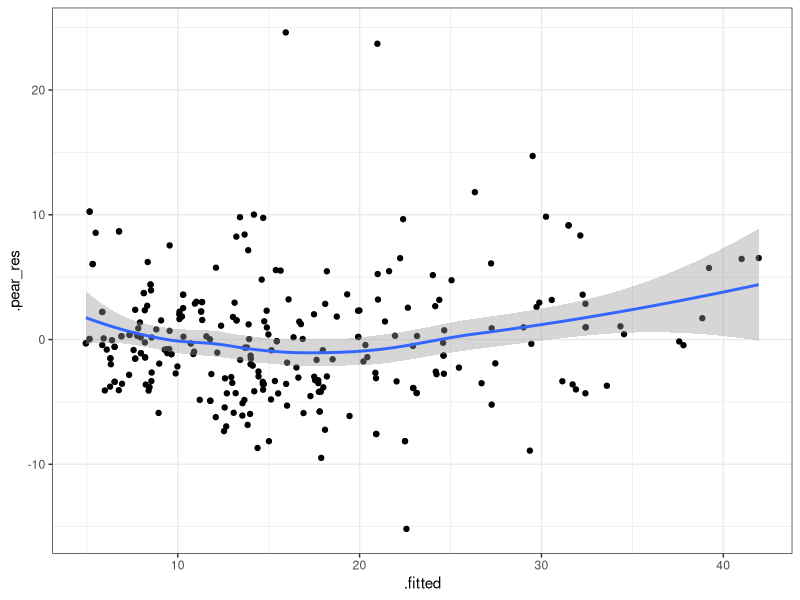
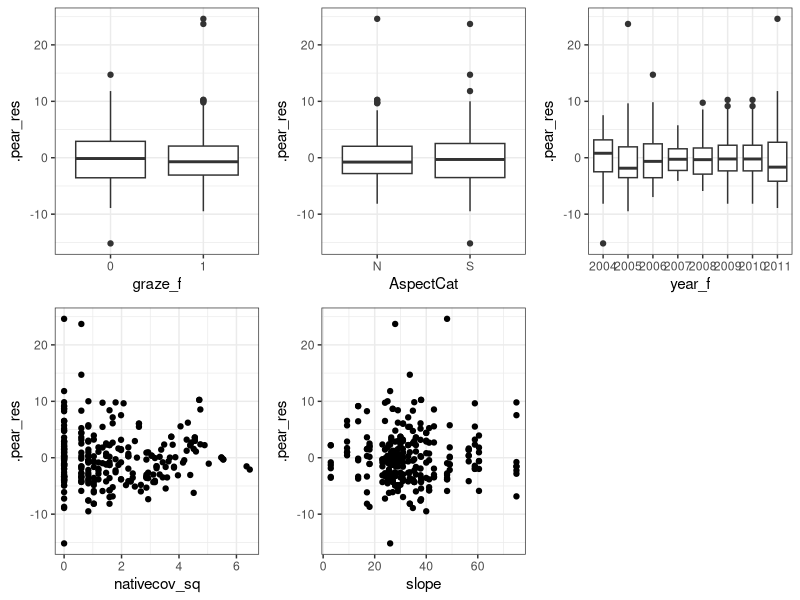
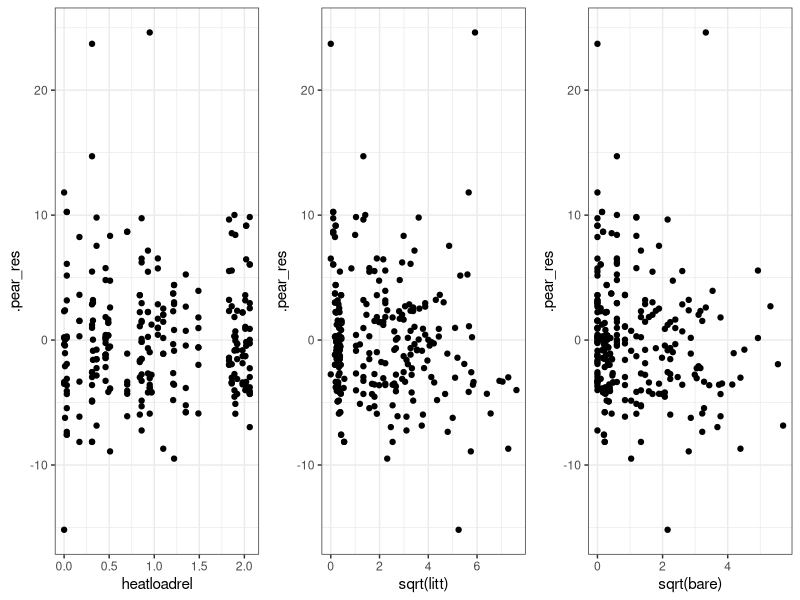

Write R code to recreate these figures, in order. (Note: this script raises an error after producing the figures.)
# ---
# title: "Смешанные линейные модели (вложенные случайные факторы)"
# subtitle: "Линейные модели..."
# author: "Марина Варфоломеева, Вадим Хайтов"

# ## Вложенные факторы (Nested effects)

# ## Пример: Высота растений и выпас скота #####################################
#
# Вообще-то, статья Gennet et al. 2017 о птицах,
# но чтобы про них что-то лучше понять, нужно
# разобраться с их местообитанием.
# Как в разные годы высота растительного покрова
# зависит от выпаса скота, экспозиции склона и
# проективного покрытия местных растений?
#
# Зависимая переменная:
# - **height** - высота растительного покрова
#
# Предикторы:
# - **graze** - выпас коров (0, 1)
# - **AspectCat** - экспозиция (S, N)
# - **nativecov** - покрытие местной флоры %
# - **slope** - наклон
# - **year** - год наблюдений
# - **Park** - парк
# - **plotID** - уникальный идентификатор участка
#
# Данные:
# Gennet, S., Spotswood, E., Hammond, M. and Bartolome, J.W., 2017. Livestock grazing supports native plants and songbirds in a California annual grassland. PloS one, 12(6), p.e0176367.
#
# ## Открываем данные
#
# Исходные данные не опрятны (this data is not
# tidy)! Каждый участок в каждом году фигурирует
# два раза (т.к. информация о
# присутствии-отсутствии каких-то видов на участке
# записана в разных строчках).
# Откроем и переформатируем данные так, чтобы не
# было дублирования и каждому участку
# соответствовала одна строчка.
library(readxl)
library(tidyr)
gr <- read_excel("data/Grazing_native_plants_Gennet_et_al._2017_S1.xlsx")
graz <- gr %>% spread(Species, presence)


# Есть ли пропущенные значения?
sum(is.na(graz))

# Сколько участков было в каждом парке в каждый год?
with(graz, table(Park, year))

# ## Как закодированы переменные?
str(graz)

# Сделаем факторами переменные, которые понадобятся для модели
graz$graze_f <- factor(graz$graze)
graz$AspectCat <- factor(graz$AspectCat)
graz$year_f <- factor(graz$year)

# Извлечем корень из обилия местных видов
graz$nativecov_sq <- sqrt(graz$nativecov)


# ## Модель

library(lme4)
ML1 <- lmer(height ~ graze_f*AspectCat + year_f + nativecov_sq + slope + (1|Park/plotID),
          data = graz, REML = FALSE)

# ## Анализ остатков
ML1_diag <- data.frame(
  graz,
  .pear_res = residuals(ML1, type = "pearson"),
  .fitted = fitted(ML1, type = "response"))

# ## График остатков
library(ggplot2); library(cowplot); theme_set(theme_bw())
gg_res <- ggplot(data = ML1_diag, aes(y = .pear_res))
gg_res + geom_point(aes(x = .fitted)) +
  geom_smooth(aes(x = .fitted))

# ## Графики остатков от переменных в модели
plot_grid(gg_res + geom_boxplot(aes(x = graze_f)),
gg_res + geom_boxplot(aes(x = AspectCat)),
gg_res + geom_boxplot(aes(x = year_f)),
gg_res + geom_point(aes(x = nativecov_sq)),
gg_res + geom_point(aes(x = slope)),
ncol = 3)


# ## Графики остатков от переменных не в модели
plot_grid(
  gg_res + geom_point(aes(x = heatloadrel)),
  gg_res + geom_point(aes(x = sqrt(litt))),
  gg_res + geom_point(aes(x = sqrt(bare))),
  ncol = 3)

# ## Тесты отношения правдоподобий для полной модели (ML!!!)
drop1(ML1, test = 'Chi')



# ## Задание 1 -------------------------------------------
#
# Рассчитайте внутриклассовую корреляцию (Нужна модель, подобранная REML!!!)
REML1 <- lmer()
# - Для наблюдений на одном и том же участке
# - Для наблюдений в одном и том же парке




# ## Данные для графика предсказаний фиксированной части модели
# Исходные данные
NewData_REML1 <- expand.grid(graze_f = levels(graz$graze_f),
            AspectCat = levels(graz$AspectCat),
            year_f = levels(graz$year_f))
NewData_REML1$nativecov_sq <- mean(graz$nativecov_sq)
NewData_REML1$slope <- mean(graz$slope)

# Предсказанные значения при помощи матриц
X <- model.matrix(~ graze_f * AspectCat + year_f + nativecov_sq + slope,
                  data = NewData_REML1)
betas = fixef(REML1)
NewData_REML1$fit <- X %*% betas

# Cтандартные ошибки и дов. интервалы
NewData_REML1$se <- sqrt( diag(X %*% vcov(REML1) %*% t(X)) )
NewData_REML1$lwr <- NewData_REML1$fit - 2 * NewData_REML1$se
NewData_REML1$upr <- NewData_REML1$fit + 2 * NewData_REML1$se

# ## График предсказаний фиксированной части модели
ggplot(data = NewData_REML1, aes(x = year_f, y = fit, colour = graze_f)) +
  geom_pointrange(aes(ymin = lwr, ymax = upr)) +
  facet_wrap(~ AspectCat) +
  geom_jitter(data = graz, aes(y = height), alpha = 0.35, size = 1) +
  theme(axis.text.x = element_text(angle = 90))


# ## Задание 2 -----------------------------------------
#
# Оптимизируйте модель с предыдущего шага
# Сделайте анализ остатков
# Опишите и визуализируйте финальную модель
